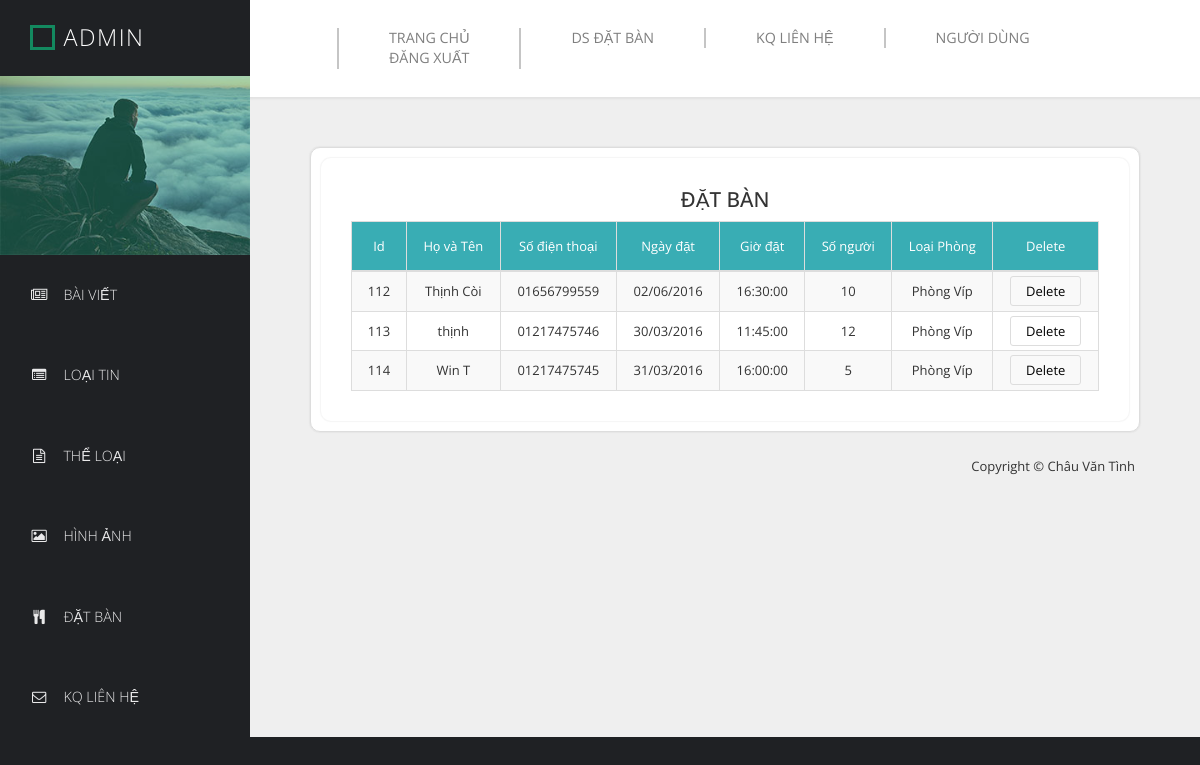
The app's page /admin/index.php?ac=datban (signed in) with its own data.
### tables this page shows
CREATE TABLE `datban` (
  `iddatban` int(11) NOT NULL,
  `ten` varchar(100) NOT NULL,
  `sdt` varchar(50) NOT NULL,
  `email` varchar(50) NOT NULL,
  `ngaydat` text NOT NULL,
  `giodat` time NOT NULL,
  `songuoi` int(11) NOT NULL,
  `idphong` int(11) NOT NULL
);

CREATE TABLE `phong` (
  `idphong` int(11) NOT NULL,
  `loaiphong` varchar(50) NOT NULL,
  `chuthich` varchar(100) NOT NULL,
  `trangthai` int(2) NOT NULL
);

### admin/modules/datban.php (the view, shortened to what this page needs)
<div class="templatemo-flex-row flex-content-row">
	<div class="col-1">
		<div class="panel panel-default templatemo-content-widget white-bg no-padding templatemo-overflow-hidden">
			<div class="templatemo-content-widget white-bg col-2">
				<h2 class="text-uppercase" style="text-align: center; padding-bottom: 10px;">Đặt bàn</h2>
				<table class="table table-striped table-bordered templatemo-user-table">
					<thead>
						<tr>
							<td style="text-align:center;">Id</td>
							<td>Họ và Tên</td>
							<td>Số điện thoại</td>
							<td>Ngày đặt</td>
							<td>Giờ đặt</td>
							<td>Số người</td>
							<td>Loại Phòng</td>
							<td>Delete</td>
						</tr>
					</thead>
					<tbody>
						<?php
							$sql="select * from datban";
							$datban=mysql_query($sql);
						?>
						<?php
						  while ($dong=mysql_fetch_array($datban))
						  {
						?>
						<tr>
							<td><?php echo $dong['iddatban']; ?></td>
							<td><?php echo $dong['ten']; ?></td>
							<td><?php echo $dong['sdt']; ?></td>
							<td><?php echo $dong['ngaydat']; ?></td>
							<td><?php echo $dong['giodat']; ?></td>
							<td><?php echo $dong['songuoi']; ?></td>
									<?php
										$sql="select * from phong where idphong='$dong[idphong]'";
										$phong=mysql_query($sql);
										$dongphong=mysql_fetch_array($phong);
									?>
							<td><?php echo $dongphong['loaiphong']; ?></td>
							<td><a href="modules/datban/xuly.php?id=<?php echo $dong['iddatban'];?>" class="templatemo-edit-btn">Delete</a></td>
						</tr>
						  <?php
						  }
						?>
					</tbody>
				</table>
			</div>
		</div>
	</div>
</div>

### admin/css/templatemo-style.css (style rules this page uses)
* { font-family: 'Open Sans', sans-serif; }
body { font-size: 13px; }
body, .templatemo-left-nav { background: #1f2124; }
h1, h2, h3 { margin: 0; }
h2 { font-size: 1.6em; }
.white-bg { background-color: white; }
.templatemo-flex-row { display: -webkit-flex; display: -ms-flexbox; display: flex; }
.col-1 { -webkit-flex: 1; -ms-flex: 1; flex: 1; }
.col-2 { -webkit-flex: 2; -ms-flex: 2; flex: 2; }
.templatemo-content-widget { border-radius: 10px; padding: 30px; position: relative; margin: 10px; box-shadow: 0px 0px 1px 1px rgba(161, 159, 159, 0.1); }
.templatemo-content-widget.no-padding { padding: 0; }
.panel { border-radius: 10px; }
.table { margin-bottom: 0; }
.table>tbody>tr>td { padding: 10px 15px; }
.table>thead>tr>td { padding: 15px; }
.templatemo-edit-btn { border: 1px solid #ddd; border-radius: 3px; color: black; padding: 5px 15px; transition: all 0.3s ease; }
.templatemo-overflow-hidden { overflow: hidden; }
.templatemo-user-table thead { background-color: #39ADB4; color: white; }

### admin/modules/datban.php (style rules this page uses)
td { text-align:center; }

### records on screen
datban: iddatban "112", ten "Thịnh Còi", sdt "01656799559", ngaydat "02/06/2016", giodat "16:30:00", songuoi "10", idphong.loaiphong "Phòng Víp"
datban: iddatban "113", ten "thịnh", sdt "01217475746", ngaydat "30/03/2016", giodat "11:45:00", songuoi "12", idphong.loaiphong "Phòng Víp"
datban: iddatban "114", ten "Win T", sdt "01217475745", ngaydat "31/03/2016", giodat "16:00:00", songuoi "5", idphong.loaiphong "Phòng Víp"
